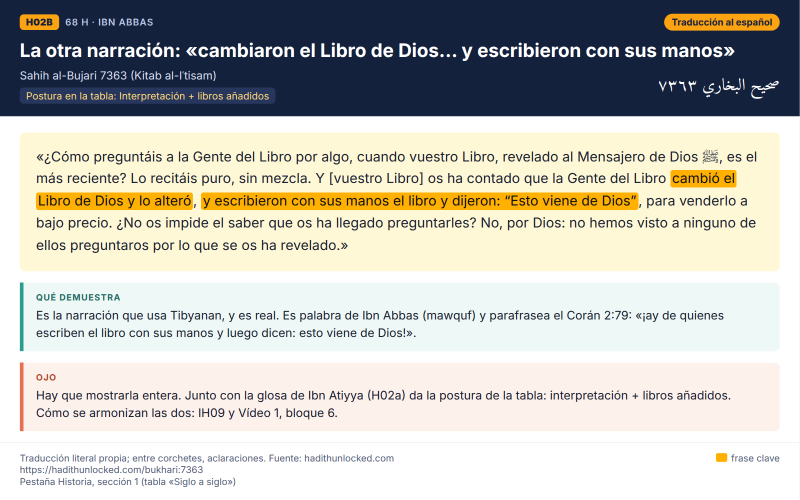
#> input picture ibn-abbas-tahrif/apoyos/H02b_es.png, 1600 x 1000 px (shown at 1/2 size)
$ python -i genv.py   (imports and definitions only)
#> lines starting #> are read from the running program, lines starting #| are printed output that depends on the picture; after the words box and inside, x2 and y2 are one past the last pixel; in counts of white or black regions, pixels touching at a corner belong together
# -*- coding: utf-8 -*-
import json, re, html, os, glob
from PIL import Image, ImageChops
import importlib, os as _os
MOD=_os.environ.get('CARDMOD','vcards_data'); VAR=_os.environ.get('CARDVAR','VCARDS'); OUT=_os.environ.get('CARDOUT','vcards')
CARDS=getattr(importlib.import_module(MOD),VAR)
import sys
ONLY=sys.argv[1:]
specs = {}
man = {}
# [3 lines not run here, left out]

def trim(src, dst, pad=12):
#> called with src = '../H02b_es.png', dst = 'out.png', pad = 12
    im = Image.open(src).convert('RGB')
#> im is the input picture: PIL image 1600x1000 RGB; mean R, G, B 193.8, 192.6, 185.7
    bg = Image.new('RGB', im.size, (255, 255, 255))
#> bg: PIL image 1600x1000 RGB; every value is 255
    diff = ImageChops.difference(im, bg).convert('L').point(lambda p: 255 if p > 18 else 0)
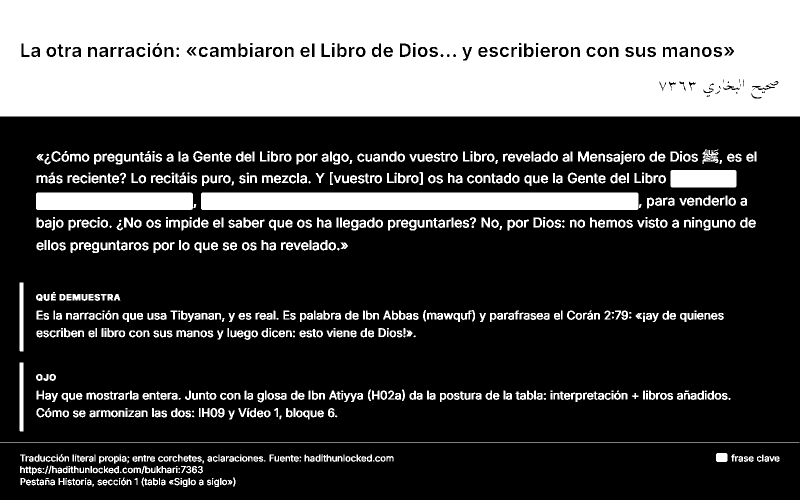
#> diff: PIL image 1600x1000 L (shown at 1/2 size); 30.9% white; 887 white regions (93 under 20 px), largest, box (x1, y1, x2, y2) and area: (0, 0, 1600, 233) 358300, (402, 385, 1277, 420) 30613, (72, 385, 386, 420) 10974
    bb = diff.getbbox()
#> bb = (0, 0, 1600, 974)
    if bb:
        im = im.crop((max(0, bb[0]-pad), max(0, bb[1]-pad), min(im.width, bb[2]+pad), min(im.height, bb[3]+pad)))
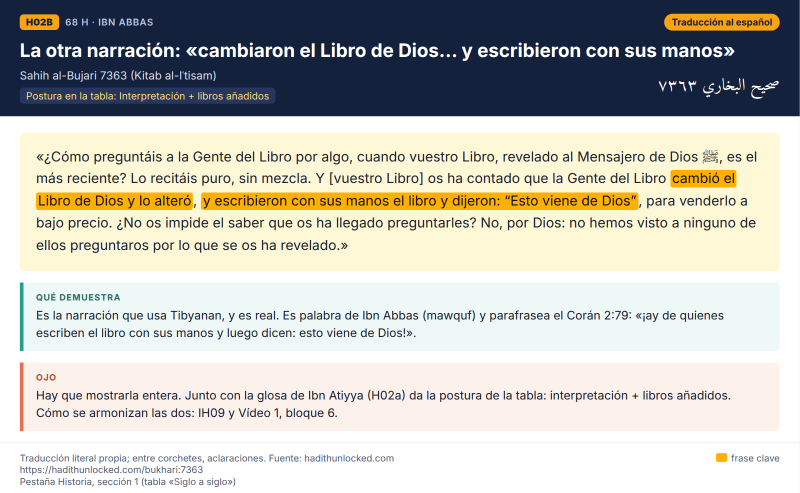
#> im: PIL image 1600x986 RGB (shown at 1/2 size); mean R, G, B 193, 191.7, 184.8
    im.save(dst)
    return im.size

def marks(s):
    s = html.escape(s, quote=False).replace('&lt;br&gt;', '<br>')
    s = re.sub(r'\[\[k:(.+?)\]\]', r'<mark class="k">\1</mark>', s)
    s = re.sub(r'\[\[a:(.+?)\]\]', r'<mark class="a">\1</mark>', s)
    s = re.sub(r'([\u0600-\u06FF\uFB50-\uFDF9\uFE70-\uFEFF][\u0600-\u06FF\uFB50-\uFDF9\uFE70-\uFEFF ]*)', r'<bdi dir="rtl" lang="ar">\1</bdi>', s)
    return s

CSS = """
*{box-sizing:border-box;margin:0;padding:0}
body{background:#dfe4ec;font-family:'Inter',sans-serif;color:#1b2333;-webkit-font-smoothing:antialiased}
.card{width:1280px;background:#fff;margin:0 auto}
.hd{background:#14213d;color:#fff;padding:22px 32px 20px}
.row{display:flex;justify-content:space-between;align-items:center;gap:20px}
.badge{display:inline-flex;gap:10px;align-items:center;font-size:15px;letter-spacing:.06em;text-transform:uppercase;color:#b9c6e4;font-weight:600}
.sec{background:#e76f51;color:#fff;padding:2px 8px;border-radius:5px;letter-spacing:.02em;text-transform:none}
.pos{display:inline-block;margin-top:8px;background:#26365c;color:#ffd77a;padding:3px 10px;border-radius:6px;font-size:16px}
.badge b{background:#fca311;color:#14213d;padding:3px 10px;border-radius:6px;letter-spacing:.02em}
.kind{font-size:15px;font-weight:700;color:#14213d;background:#e5ecf8;padding:4px 12px;border-radius:999px}
.kind.es{background:#fca311}
h1{font-size:30px;line-height:1.25;font-weight:750;margin:14px 0 10px}
.ref{font-size:18px;color:#d5dcec}
.arref{font-family:'Amiri',serif;font-size:27px;direction:rtl;color:#fff;white-space:nowrap}
.bd{padding:26px 32px 18px}
.strip{display:flex;justify-content:flex-end;margin-bottom:14px}
.strip img{max-height:86px;border:1px solid #e3e7ee;border-radius:6px}
.seg{border:1px solid #d6dbe4;border-radius:8px;overflow:hidden;background:#fff}
.seg img{display:block;width:100%}
.gap{text-align:center;color:#8a93a6;font-size:22px;margin:8px 0;letter-spacing:.2em}
.tr{background:#fff8d6;border-radius:8px;padding:22px 26px;font-size:22px;line-height:1.62}
.tr p+p{margin-top:12px}
mark{border-radius:4px;padding:1px 3px;color:#111;-webkit-box-decoration-break:clone;box-decoration-break:clone}
mark.k{background:#ffb000}
mark.a{background:#9fd3f5}
bdi[lang=ar]{font-family:'Amiri',serif;font-size:1.12em}
.box{margin-top:18px;border-left:6px solid #2a9d8f;background:#eef8f6;padding:14px 20px;border-radius:0 8px 8px 0;font-size:19px;line-height:1.5}
.box.ojo{border-color:#e76f51;background:#fdf1ec}
.box h3{font-size:14px;text-transform:uppercase;letter-spacing:.08em;margin-bottom:4px;color:#2a6f67}
.box.ojo h3{color:#b44a2f}
.ft{padding:14px 32px 20px;border-top:1px solid #e6e9ef;font-size:15px;color:#566079;display:flex;justify-content:space-between;gap:24px;align-items:flex-start}
.ft .u{max-width:900px;overflow-wrap:anywhere}
.lg{display:flex;gap:12px;flex-wrap:wrap;justify-content:flex-end;white-space:nowrap}
.lg span{display:inline-flex;align-items:center;gap:6px}
.lg i{display:inline-block;width:18px;height:14px;border-radius:3px}
"""

def legend(has_alt, es=False):
    items = []
    if not es: items.append('<span><i style="background:#fff0a0"></i>pasaje citado</span>')
    items.append('<span><i style="background:#ffb000"></i>frase clave</span>')
    if has_alt: items.append('<span><i style="background:#9fd3f5"></i>matiz / en contra</span>')
    return '<div class="lg">' + ''.join(items) + '</div>'

def header(c, kind):
    k = '<span class="kind es">Traducción al español</span>' if kind == 'es' else f'<span class="kind">Texto original en {c.get("lang","árabe")}</span>'
    sec = ' <span class="sec">fuente secundaria</span>' if c.get('secondary') else ''
    return f'''<div class="hd"><div class="row"><div class="badge"><b>{c["id"]}</b>{html.escape(c.get("tag") or (c["year"] + " · " + c["who"]) if c.get("year") else c.get("tag",""))}{sec}</div>{k}</div>
<h1>{html.escape(c["title"])}</h1>
<div class="row"><div class="ref">{html.escape(c["ref"])}{('<br><span class="pos">' + html.escape(c['chip']) + '</span>') if c.get('chip') else ''}</div><div class="arref">{c["ar_ref"]}</div></div></div>'''

def footer(c, has_alt, es=False):
    note = c.get('trnote', 'Traducción literal propia; entre corchetes, aclaraciones. ') if es else ''
    return f'''<div class="ft"><div class="u">{note}Fuente: {html.escape(c["site"])}<br>{html.escape(c["url"])}<br>{html.escape(c.get('uso',''))}</div>{legend(has_alt, es)}</div>'''

# [27 lines not run here, left out]

>>> result = trim('../H02b_es.png', 'out.png')
#> result = (1600, 986)

$ run again, on ibn-abbas-tahrif/apoyos/TA00c_es.png
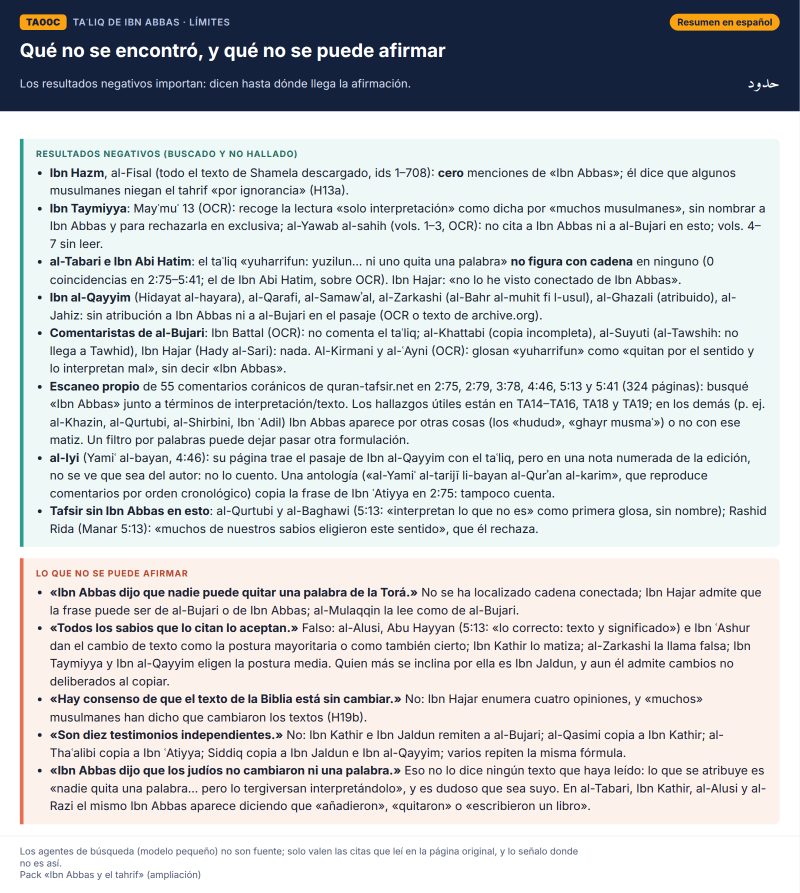
#> input picture ibn-abbas-tahrif/apoyos/TA00c_es.png, 1600 x 1786 px (shown at 1/2 size)
#> in trim, im is the input picture: PIL image 1600x1786 RGB; mean R, G, B 203.7, 206.3, 208.2
#> bg: PIL image 1600x1786 RGB; every value is 255
#> in trim, `diff = ImageChops.difference(im, bg).convert('L').point(lambda p: 255 ..`:
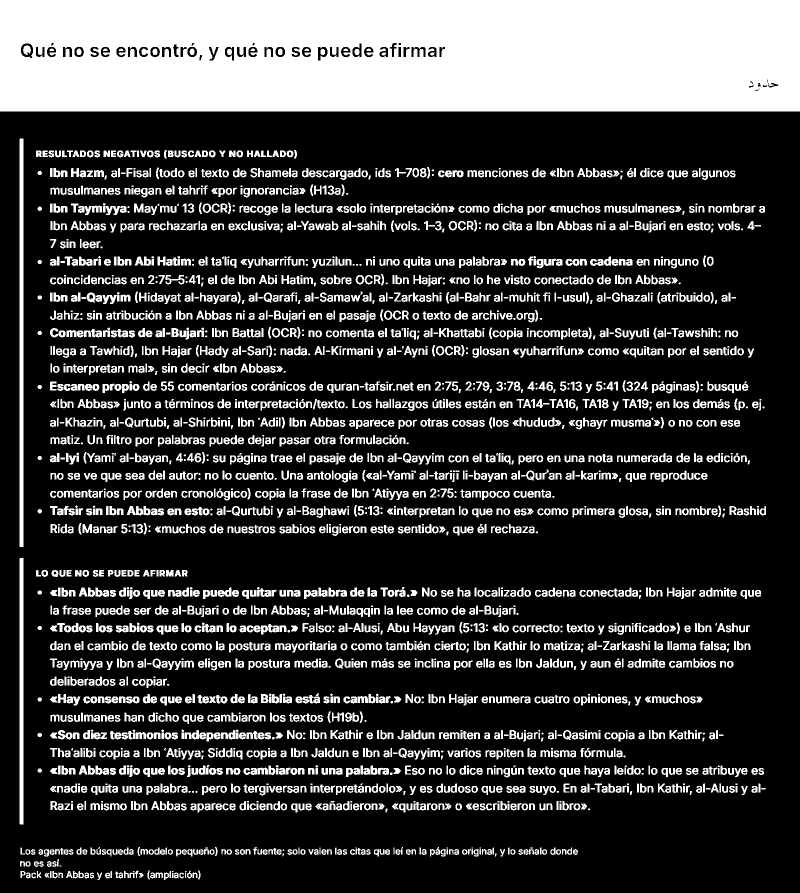
#> diff: PIL image 1600x1786 L (shown at 1/2 size); 23.9% white; 3372 white regions (379 under 20 px), largest, box (x1, y1, x2, y2) and area: (0, 0, 1600, 223) 348141, (39, 277, 47, 1094) 6535, (39, 1116, 47, 1649) 4262
#> bb = (0, 0, 1600, 1760)
#> in trim, `im = im.crop((max(0, bb[0]-pad), max(0, bb[1]-pad), min(im.width, bb[2..`:
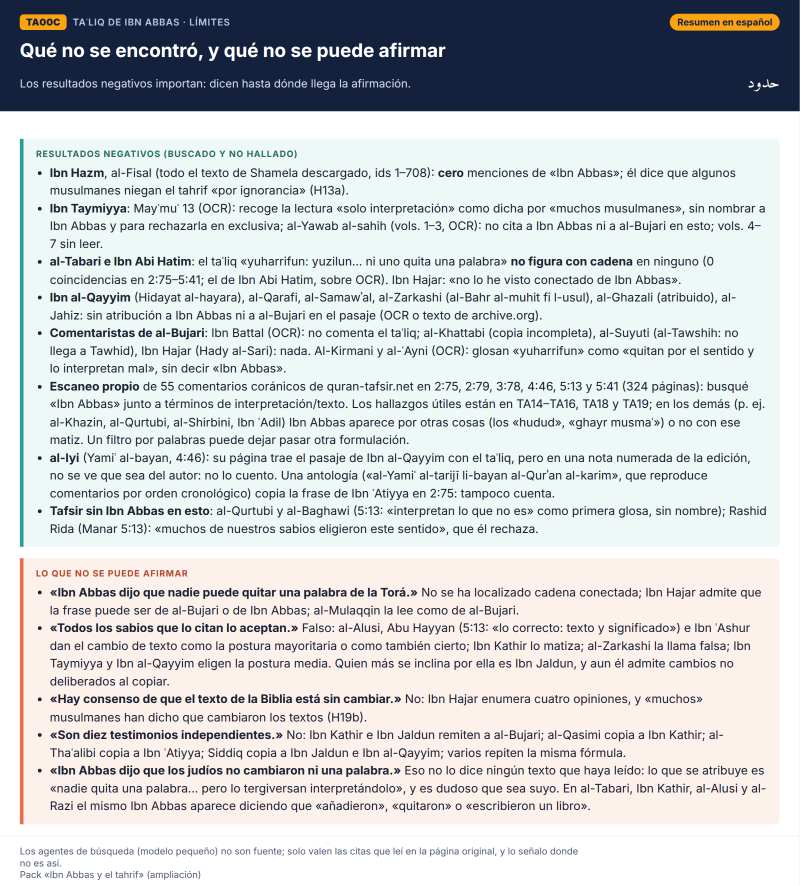
#> im: PIL image 1600x1772 RGB (shown at 1/2 size); mean R, G, B 203.3, 205.9, 207.8

$ run again, on ibn-abbas-tahrif/apoyos/TA01_ar.png
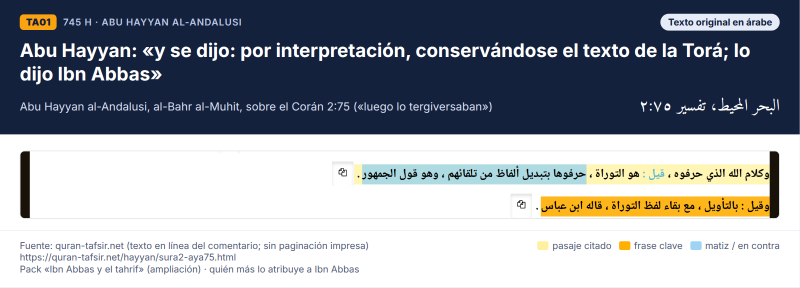
#> input picture ibn-abbas-tahrif/apoyos/TA01_ar.png, 1600 x 576 px (shown at 1/2 size)
#> in trim, im is the input picture: PIL image 1600x576 RGB; mean R, G, B 147.7, 152.6, 161.1
#> bg: PIL image 1600x576 RGB; every value is 255
#> in trim, `diff = ImageChops.difference(im, bg).convert('L').point(lambda p: 255 ..`:
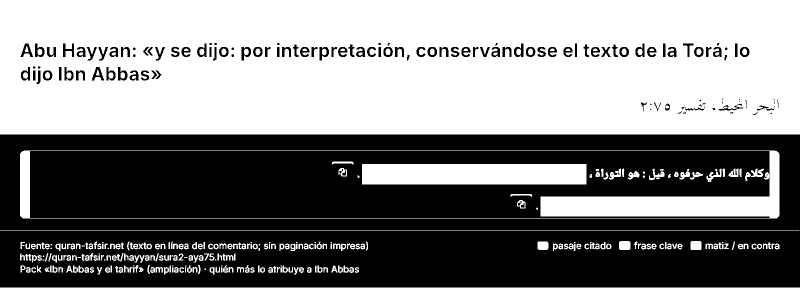
#> diff: PIL image 1600x576 L (shown at 1/2 size); 52.1% white; 221 black regions (97 under 20 px), largest, box (x1, y1, x2, y2) and area: (0, 269, 1600, 575) 265997, (60, 302, 1539, 436) 157860, (126, 87, 148, 114) 296
#> bb = (0, 0, 1600, 576)

$ run again, on ibn-abbas-tahrif/apoyos/TA06_ar.png
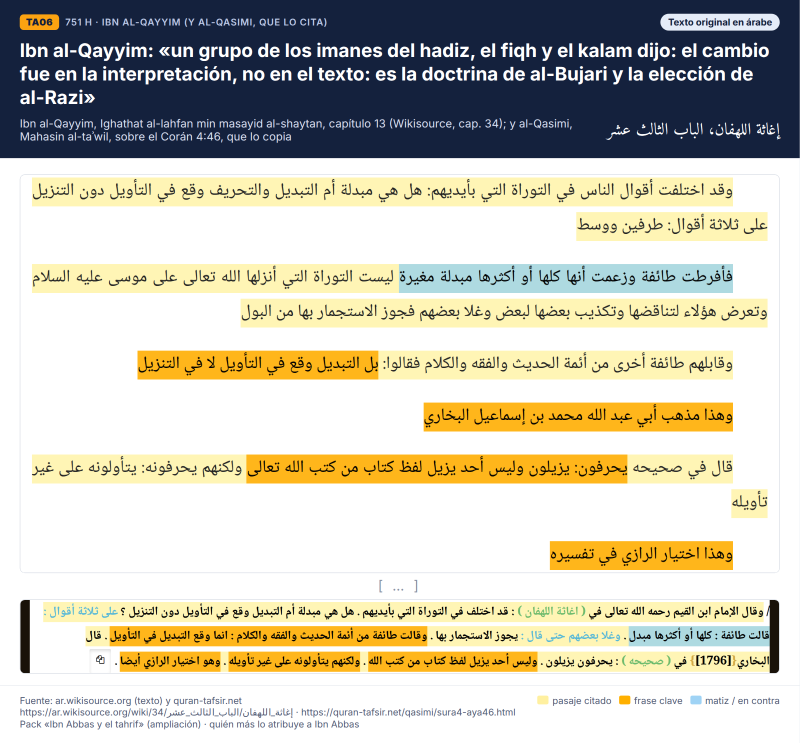
#> input picture ibn-abbas-tahrif/apoyos/TA06_ar.png, 1600 x 1485 px (shown at 1/2 size)
#> in trim, im is the input picture: PIL image 1600x1485 RGB; mean R, G, B 201.2, 198, 183.1
#> bg: PIL image 1600x1485 RGB; every value is 255
#> in trim, `diff = ImageChops.difference(im, bg).convert('L').point(lambda p: 255 ..`:
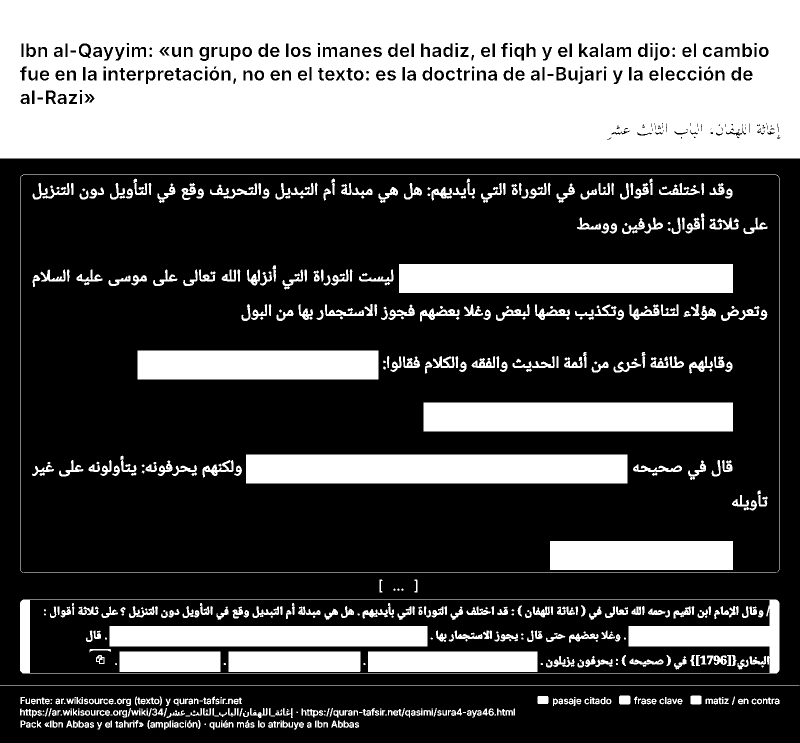
#> diff: PIL image 1600x1485 L (shown at 1/2 size); 34.2% white; 723 white regions (86 under 20 px), largest, box (x1, y1, x2, y2) and area: (0, 0, 1600, 317) 475286, (492, 909, 1255, 967) 44254, (798, 528, 1466, 586) 38744
#> bb = (0, 0, 1600, 1459)
#> in trim, `im = im.crop((max(0, bb[0]-pad), max(0, bb[1]-pad), min(im.width, bb[2..`:
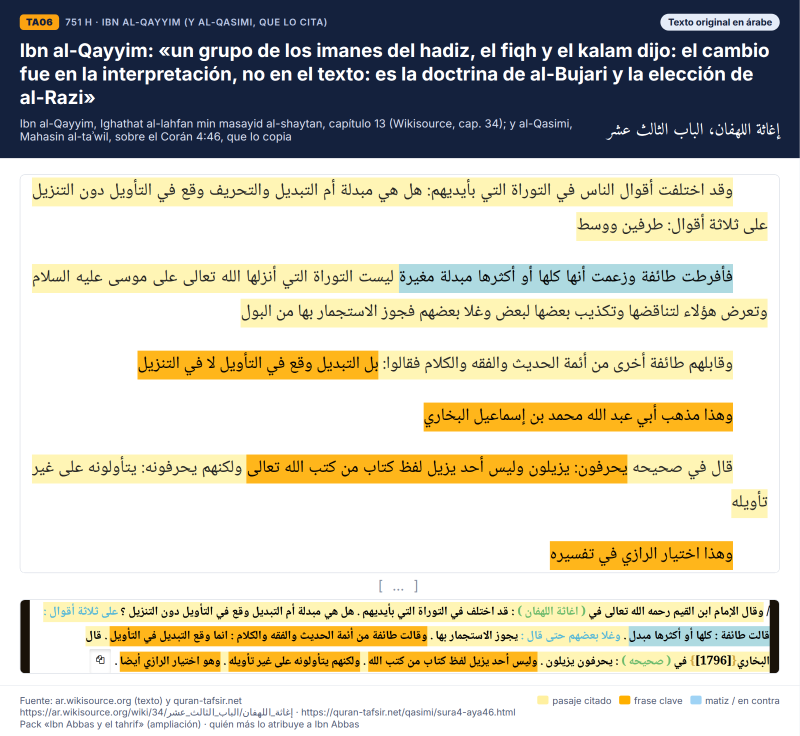
#> im: PIL image 1600x1471 RGB (shown at 1/2 size); mean R, G, B 200.7, 197.4, 182.4
